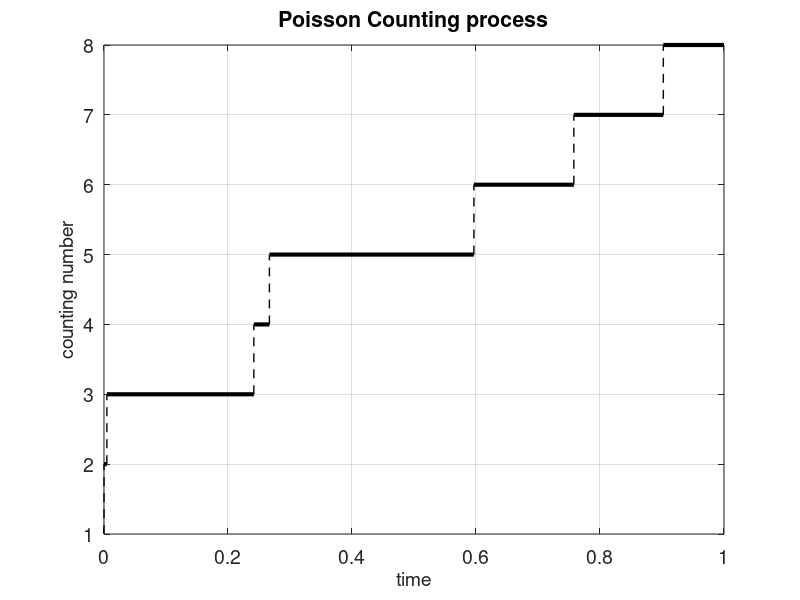
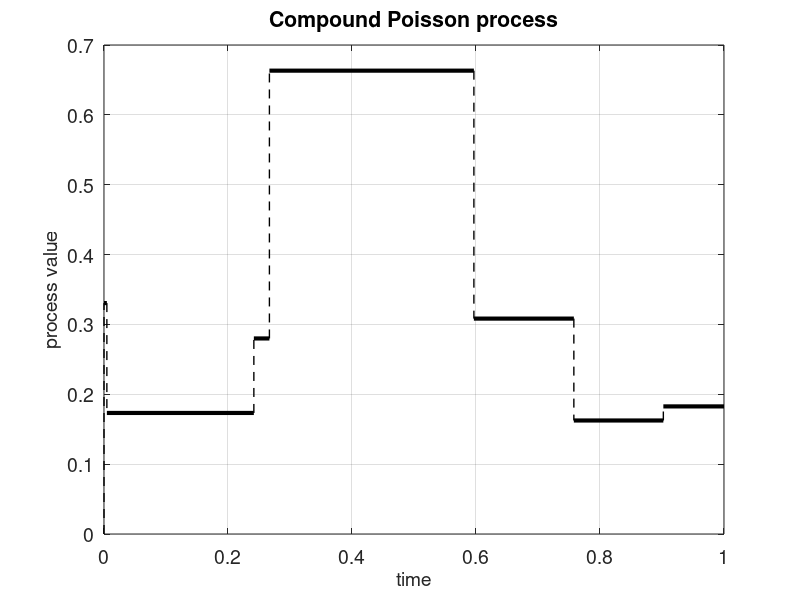
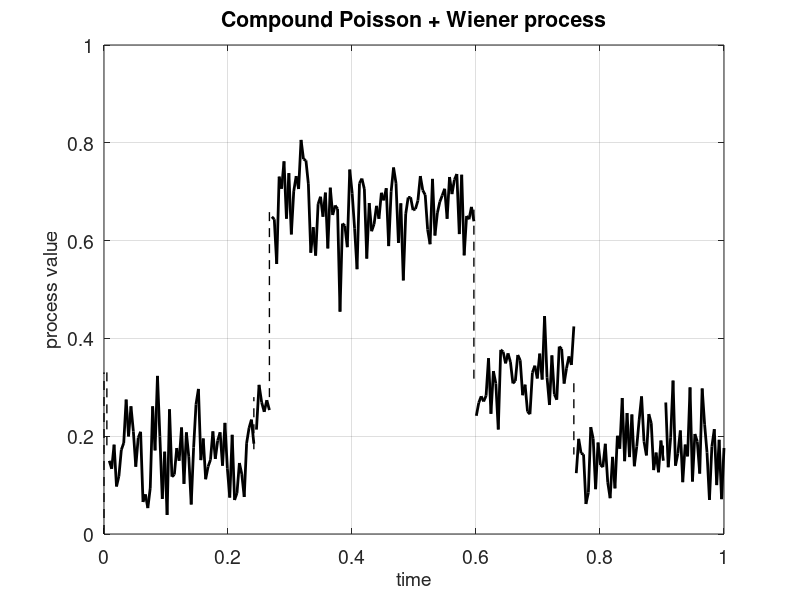

Recreate these plots in MATLAB, in order.
% Main script for generating:
%     Figure 1. Poisson counting process
%          --- jump size 1 + uniform waiting time
%     Figure 2. compound Poisson process
%          --- jump size 'standard normal distribution' + uniform waiting time
%     Figure 2. compound Poisson + Wiener process
%          --- jump size 'standard normal distribution' + Wiener waiting time

clc;clear all; close all;
% terminal time
T=1;
% jump intensity 
lambda=5; 
% create vector of jump times and sizes
% for all 3 models 
i=0; tau=0; JumpTimes=0; zeta=0;
while tau<= T
    i=i+1;
    pi=exprnd(1/lambda);
    if JumpTimes(i)+pi>T
        pi=T-JumpTimes(i);
        JumpTimes(i+1)=JumpTimes(i)+pi;
        zeta(i+1)=randn;
        break
    end
    JumpTimes(i+1)=JumpTimes(i)+pi;
    zeta(i+1)=rand;
    tau=JumpTimes(i+1);
end

%%   Poisson Counting process
figure(1)  
length_jump=length(JumpTimes);
% plotting horizontal solid line for waiting times
for i=1:length_jump-1
    plot([JumpTimes(i), JumpTimes(i+1)],[i+1,i+1],'k-','LineWidth',3), hold on
end
% plotting vertical dashed line for jumps 
for i=1:length_jump-1
    plot([JumpTimes(i), JumpTimes(i)],[i,i+1],'k--','LineWidth',1), hold on
end
set(gca,'fontsize',14)
xlabel('time','FontSize',14)
ylabel('counting number','FontSize',14)
title('Poisson Counting process')
grid

%%  Compound Poisson process
figure(2)  
length_jump=length(JumpTimes);
% plotting horizontal solid line for waiting times
for i=1:length_jump-1
    plot([JumpTimes(i), JumpTimes(i+1)],[zeta(i+1),zeta(i+1)],'k-','LineWidth',3), hold on
end
% plotting vertical dashed line for jumps 
for i=1:length_jump-1
    plot([JumpTimes(i), JumpTimes(i)],[zeta(i),zeta(i+1)],'k--','LineWidth',1), hold on
end
set(gca,'fontsize',14)
xlabel('time','FontSize',14)
ylabel('process value','FontSize',14)
title('Compound Poisson process')
grid


%%  SDE driven by Compound Poisson
figure(3)  
length_jump=length(JumpTimes);
% plotting horizontal solid line
Nref=pow2(8);
dt=1/Nref;
% plot Wiener waiting time
for i=1:length_jump-1
    waiting_time=JumpTimes(i+1)-JumpTimes(i);
    stepno=round(waiting_time/dt);
    dtuse=waiting_time/stepno;
    sqrtdtuse=sqrt(dtuse);
    W=randn(1,stepno)*sqrtdtuse;
    plot([(JumpTimes(i)+dtuse):dtuse:JumpTimes(i+1)],zeta(i+1)+W,'k-','LineWidth',2), hold on
end
% plotting vertical dashed line for jumps
for i=1:length_jump-1
    plot([JumpTimes(i), JumpTimes(i)],[zeta(i),zeta(i+1)],'k--','LineWidth',1), hold on
end
set(gca,'fontsize',14)
xlabel('time','FontSize',14)
ylabel('process value','FontSize',14)
title('Compound Poisson + Wiener process') 
grid





